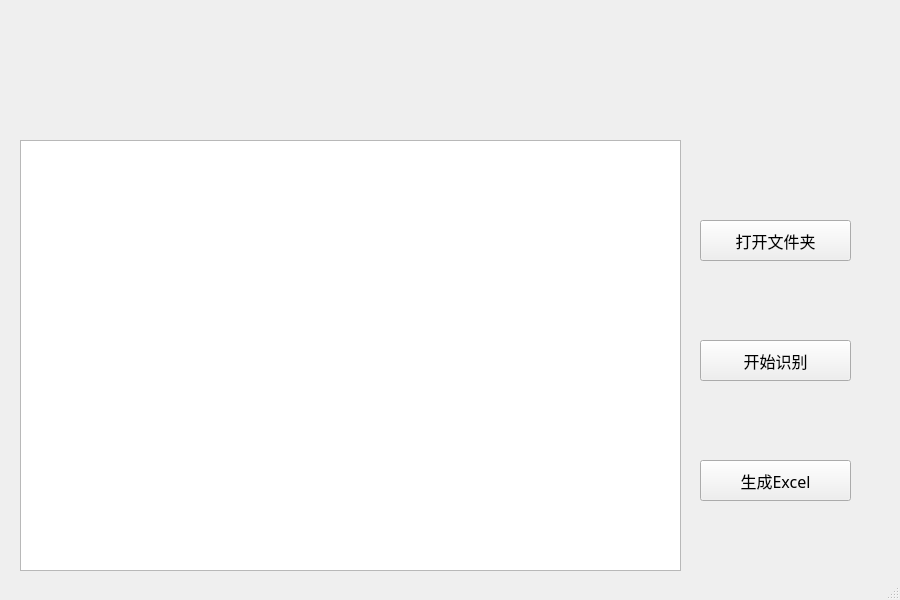
<?xml version="1.0" encoding="UTF-8"?>
<ui version="4.0">
 <class>MainWindow</class>
 <widget class="QMainWindow" name="MainWindow">
  <property name="geometry">
   <rect>
    <x>0</x>
    <y>0</y>
    <width>900</width>
    <height>600</height>
   </rect>
  </property>
  <property name="font">
   <font>
    <family>微软雅黑</family>
    <pointsize>10</pointsize>
   </font>
  </property>
  <property name="windowTitle">
   <string>MainWindow</string>
  </property>
  <widget class="QWidget" name="centralWidget">
   <widget class="QPushButton" name="fileButton">
    <property name="geometry">
     <rect>
      <x>700</x>
      <y>220</y>
      <width>151</width>
      <height>41</height>
     </rect>
    </property>
    <property name="font">
     <font>
      <pointsize>12</pointsize>
     </font>
    </property>
    <property name="text">
     <string>打开文件夹</string>
    </property>
   </widget>
   <widget class="QTableView" name="tableView">
    <property name="geometry">
     <rect>
      <x>20</x>
      <y>140</y>
      <width>661</width>
      <height>431</height>
     </rect>
    </property>
    <property name="baseSize">
     <size>
      <width>0</width>
      <height>0</height>
     </size>
    </property>
    <property name="font">
     <font>
      <pointsize>10</pointsize>
     </font>
    </property>
   </widget>
   <widget class="QPushButton" name="checkButton">
    <property name="geometry">
     <rect>
      <x>700</x>
      <y>340</y>
      <width>151</width>
      <height>41</height>
     </rect>
    </property>
    <property name="font">
     <font>
      <pointsize>12</pointsize>
     </font>
    </property>
    <property name="text">
     <string>开始识别</string>
    </property>
   </widget>
   <widget class="QPushButton" name="excelButton">
    <property name="geometry">
     <rect>
      <x>700</x>
      <y>460</y>
      <width>151</width>
      <height>41</height>
     </rect>
    </property>
    <property name="font">
     <font>
      <pointsize>12</pointsize>
     </font>
    </property>
    <property name="text">
     <string>生成Excel</string>
    </property>
   </widget>
  </widget>
  <widget class="QStatusBar" name="statusBar"/>
 </widget>
 <layoutdefault spacing="6" margin="11"/>
 <resources/>
 <connections/>
 <slots>
  <slot>showText()</slot>
 </slots>
</ui>
